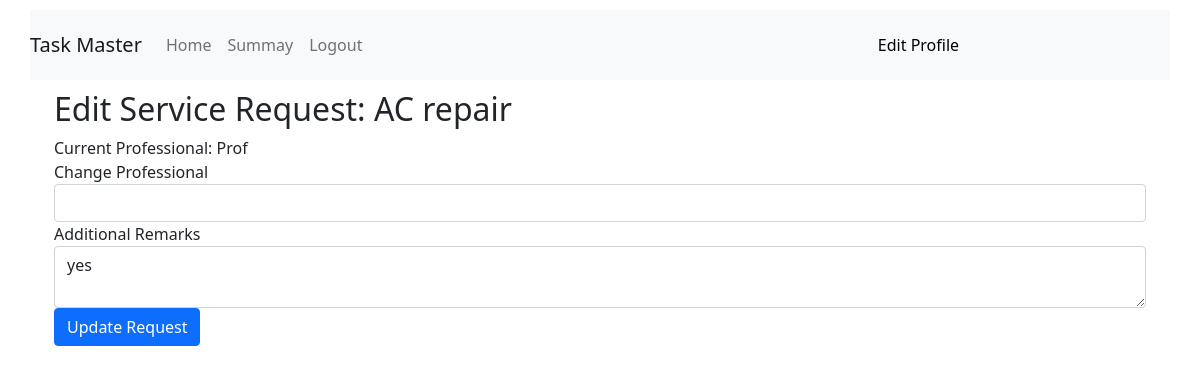
Screenshot of /costumer_dashboard/edit_request/1 with the database file from the repository.
### backend/models.py (models this page shows)
class Service(db.Model):
    __tablename__="service"
    id=db.Column(db.Integer,primary_key=True)
    name=db.Column(db.String,nullable=False)
    price=db.Column(db.String,nullable=False)
    time_required=db.Column(db.String,nullable=False)
    Description=db.Column(db.String)
    Service_request=db.relationship("Service_request",backref="service",lazy=True)

class Professional(db.Model):
    __tablename__="professional"
    id=db.Column(db.Integer,primary_key=True)
    email=db.Column(db.String,nullable=False,unique=True)
    full_name=db.Column(db.String,nullable=False)
    password=db.Column(db.String,nullable=False)
    service=db.Column(db.String,nullable=False)
    experience=db.Column(db.String,nullable=False)
    pincode=db.Column(db.String,nullable=False)
    Description=db.Column(db.String,nullable=False)
    is_approved = db.Column(db.Boolean, default=False)
    is_rejected= db.Column(db.Boolean, default=False)
    is_active=db.Column(db.Boolean, default=True)
    role=db.Column(db.Integer,nullable=False,default=2)
    Service_request=db.relationship("Service_request",backref="professional",lazy=True)

class Service_request(db.Model):
    __tablename__="service_request"
    id=db.Column(db.Integer,primary_key=True)
    service_id=db.Column(db.Integer,db.ForeignKey("service.id"),nullable=False)
    costumer_id=db.Column(db.Integer,db.ForeignKey("costumer.id"),nullable=False)
    professional_id=db.Column(db.Integer,db.ForeignKey("professional.id"),nullable=False)
    date_of_request=db.Column(db.Date,nullable=False)
    preferred_date=db.Column(db.Date)
    date_of_completion=db.Column(db.Date)
    status=db.Column(db.String,nullable=False,default='Requested')
    remarks=db.Column(db.String)
    rating=db.Column(db.Integer)
    review=db.Column(db.String)

### backend/controllers.py (the view)
@app.route('/costumer_dashboard/edit_request/<int:request_id>', methods=['GET', 'POST'])
def edit_request(request_id):
    service_request = Service_request.query.get(request_id)
    if request.method == 'POST':
        service_request.professional_id = request.form.get('professional_id')
        service_request.remarks = request.form.get('remarks')
        db.session.commit()
        flash('Service request updated successfully')
        return redirect(url_for('costumer_dashboard'))
    professionals = Professional.query.filter_by(service=service_request.service.name, is_approved=True, is_active=True).all()
    return render_template('/costumer/edit_service_request.html', service_request=service_request, professionals=professionals)

### templates/costumer/edit_service_request.html (shortened to what this page needs)
{% extends 'layout2.html' %}
{% block content %}
<div class="container">
    <h2>Edit Service Request: {{ service_request.service.name }}</h2>
    <form action="{{ url_for('edit_request', request_id=service_request.id) }}" method="POST">
        <div class="form-group">
            <label>Current Professional: {{ service_request.professional.full_name }}</label>
        </div>
        <div class="form-group">
            <label for="professional_id">Change Professional</label>
            <select name="professional_id" class="form-control" required>
            </select>
        </div>
        <div class="form-group">
            <label for="remarks">Additional Remarks</label>
            <textarea name="remarks" class="form-control">{{ service_request.remarks }}</textarea>
        </div>
        <button type="submit" class="btn btn-primary">Update Request</button>
    </form>
</div>
{% endblock %}

### templates/layout2.html (style rules this page uses)
body { margin: 0; padding: 0; }

### rows the page displays
Service: service.name "AC repair"
Professional: professional.full_name "Prof"
Service_request: remarks "yes"
